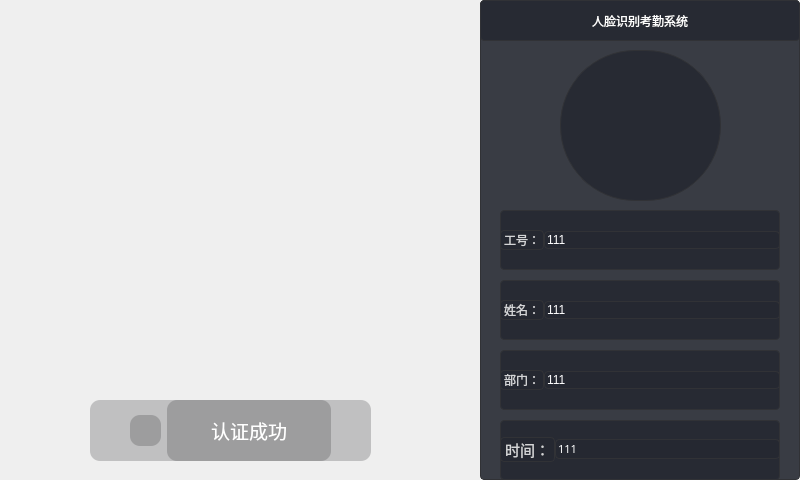
<?xml version="1.0" encoding="UTF-8"?>
<ui version="4.0">
 <class>FaceAttendannce</class>
 <widget class="QMainWindow" name="FaceAttendannce">
  <property name="geometry">
   <rect>
    <x>0</x>
    <y>0</y>
    <width>800</width>
    <height>480</height>
   </rect>
  </property>
  <property name="windowTitle">
   <string>FaceAttendannce</string>
  </property>
  <property name="styleSheet">
   <string notr="true"/>
  </property>
  <property name="animated">
   <bool>true</bool>
  </property>
  <widget class="QWidget" name="centralwidget">
   <widget class="QWidget" name="widget" native="true">
    <property name="geometry">
     <rect>
      <x>0</x>
      <y>0</y>
      <width>480</width>
      <height>480</height>
     </rect>
    </property>
    <property name="minimumSize">
     <size>
      <width>480</width>
      <height>480</height>
     </size>
    </property>
    <property name="maximumSize">
     <size>
      <width>480</width>
      <height>480</height>
     </size>
    </property>
    <property name="styleSheet">
     <string notr="true"/>
    </property>
    <widget class="QWidget" name="widgetLb" native="true">
     <property name="geometry">
      <rect>
       <x>90</x>
       <y>400</y>
       <width>281</width>
       <height>61</height>
      </rect>
     </property>
     <property name="styleSheet">
      <string notr="true">background-color: rgba(49, 50, 54,63);
border-radius :10px;</string>
     </property>
     <layout class="QGridLayout" name="gridLayout">
      <item row="0" column="1">
       <layout class="QHBoxLayout" name="horizontalLayout" stretch="1,5">
        <item>
         <widget class="QLabel" name="label">
          <property name="minimumSize">
           <size>
            <width>31</width>
            <height>31</height>
           </size>
          </property>
          <property name="maximumSize">
           <size>
            <width>31</width>
            <height>31</height>
           </size>
          </property>
          <property name="styleSheet">
           <string notr="true">border-image: url(:/yes.png);</string>
          </property>
          <property name="text">
           <string/>
          </property>
         </widget>
        </item>
        <item>
         <widget class="QLabel" name="label_2">
          <property name="font">
           <font>
            <family>微软雅黑</family>
            <pointsize>14</pointsize>
            <italic>false</italic>
            <bold>false</bold>
            <kerning>false</kerning>
           </font>
          </property>
          <property name="styleSheet">
           <string notr="true">font: 14pt &quot;微软雅黑&quot;;
background-color: rgba(49, 50, 54,63);
color: rgb(255, 255, 255);</string>
          </property>
          <property name="text">
           <string>认证成功</string>
          </property>
          <property name="alignment">
           <set>Qt::AlignCenter</set>
          </property>
         </widget>
        </item>
       </layout>
      </item>
      <item row="0" column="0">
       <spacer name="horizontalSpacer">
        <property name="orientation">
         <enum>Qt::Horizontal</enum>
        </property>
        <property name="sizeType">
         <enum>QSizePolicy::Fixed</enum>
        </property>
        <property name="sizeHint" stdset="0">
         <size>
          <width>40</width>
          <height>20</height>
         </size>
        </property>
       </spacer>
      </item>
      <item row="0" column="2">
       <spacer name="horizontalSpacer_2">
        <property name="orientation">
         <enum>Qt::Horizontal</enum>
        </property>
        <property name="sizeType">
         <enum>QSizePolicy::Fixed</enum>
        </property>
        <property name="sizeHint" stdset="0">
         <size>
          <width>40</width>
          <height>20</height>
         </size>
        </property>
       </spacer>
      </item>
     </layout>
    </widget>
    <widget class="QLabel" name="headpicLb">
     <property name="geometry">
      <rect>
       <x>100</x>
       <y>50</y>
       <width>266</width>
       <height>266</height>
      </rect>
     </property>
     <property name="minimumSize">
      <size>
       <width>266</width>
       <height>266</height>
      </size>
     </property>
     <property name="maximumSize">
      <size>
       <width>266</width>
       <height>266</height>
      </size>
     </property>
     <property name="styleSheet">
      <string notr="true">border-image: url(:/crc.png);</string>
     </property>
     <property name="text">
      <string/>
     </property>
    </widget>
    <widget class="QLabel" name="videoLb">
     <property name="geometry">
      <rect>
       <x>0</x>
       <y>0</y>
       <width>480</width>
       <height>480</height>
      </rect>
     </property>
     <property name="text">
      <string/>
     </property>
    </widget>
    <zorder>videoLb</zorder>
    <zorder>widgetLb</zorder>
    <zorder>headpicLb</zorder>
   </widget>
   <widget class="QWidget" name="widget_3" native="true">
    <property name="geometry">
     <rect>
      <x>480</x>
      <y>0</y>
      <width>320</width>
      <height>480</height>
     </rect>
    </property>
    <property name="minimumSize">
     <size>
      <width>320</width>
      <height>480</height>
     </size>
    </property>
    <property name="maximumSize">
     <size>
      <width>320</width>
      <height>480</height>
     </size>
    </property>
    <property name="styleSheet">
     <string notr="true">QWidget{
	border: 1px solid #313236;
	border-radius:4px;
	
	background-color: rgba(37, 40, 49,0.9);
}

QWidget#titleLb{
	
	font: 14pt &quot;微软雅黑&quot;;
	color: rgb(255, 255, 255);
}

QWidget#headLb{
	border-radius:75px;
}</string>
    </property>
    <widget class="QLabel" name="titleLb">
     <property name="geometry">
      <rect>
       <x>0</x>
       <y>0</y>
       <width>320</width>
       <height>41</height>
      </rect>
     </property>
     <property name="minimumSize">
      <size>
       <width>320</width>
       <height>0</height>
      </size>
     </property>
     <property name="text">
      <string>人脸识别考勤系统</string>
     </property>
     <property name="alignment">
      <set>Qt::AlignCenter</set>
     </property>
    </widget>
    <widget class="QLabel" name="headLb">
     <property name="geometry">
      <rect>
       <x>80</x>
       <y>50</y>
       <width>161</width>
       <height>151</height>
      </rect>
     </property>
     <property name="text">
      <string/>
     </property>
    </widget>
    <widget class="QWidget" name="widget_4" native="true">
     <property name="geometry">
      <rect>
       <x>20</x>
       <y>210</y>
       <width>280</width>
       <height>60</height>
      </rect>
     </property>
     <property name="minimumSize">
      <size>
       <width>280</width>
       <height>60</height>
      </size>
     </property>
     <property name="maximumSize">
      <size>
       <width>230</width>
       <height>50</height>
      </size>
     </property>
     <property name="styleSheet">
      <string notr="true">QWidget{
	border: 1px solid #313236;
	border-radius:4px;
	
	background-color: rgba(37, 40, 49,0.9);
}
</string>
     </property>
     <layout class="QGridLayout" name="gridLayout_2">
      <item row="0" column="0">
       <layout class="QHBoxLayout" name="horizontalLayout_2" stretch="1,10">
        <property name="spacing">
         <number>0</number>
        </property>
        <item>
         <widget class="QLabel" name="label_6">
          <property name="styleSheet">
           <string notr="true">font: 11pt &quot;微软雅黑&quot;;
color: rgba(255, 255, 255,0.8);</string>
          </property>
          <property name="text">
           <string>工号：</string>
          </property>
         </widget>
        </item>
        <item>
         <widget class="QLineEdit" name="numberEdit">
          <property name="enabled">
           <bool>false</bool>
          </property>
          <property name="styleSheet">
           <string notr="true">font: 11pt &quot;微软雅黑&quot;;
color: rgb(255, 255, 255);</string>
          </property>
          <property name="text">
           <string>111</string>
          </property>
         </widget>
        </item>
       </layout>
      </item>
     </layout>
    </widget>
    <widget class="QWidget" name="widget_5" native="true">
     <property name="geometry">
      <rect>
       <x>20</x>
       <y>280</y>
       <width>280</width>
       <height>60</height>
      </rect>
     </property>
     <property name="minimumSize">
      <size>
       <width>280</width>
       <height>60</height>
      </size>
     </property>
     <property name="maximumSize">
      <size>
       <width>230</width>
       <height>50</height>
      </size>
     </property>
     <property name="styleSheet">
      <string notr="true">QWidget{
	border: 1px solid #313236;
	border-radius:4px;
	
	background-color: rgba(37, 40, 49,0.9);
}
</string>
     </property>
     <layout class="QGridLayout" name="gridLayout_8">
      <item row="0" column="0">
       <layout class="QHBoxLayout" name="horizontalLayout_3" stretch="1,10">
        <property name="spacing">
         <number>0</number>
        </property>
        <item>
         <widget class="QLabel" name="label_7">
          <property name="styleSheet">
           <string notr="true">font: 11pt &quot;微软雅黑&quot;;
color: rgba(255, 255, 255,0.8);</string>
          </property>
          <property name="text">
           <string>姓名：</string>
          </property>
         </widget>
        </item>
        <item>
         <widget class="QLineEdit" name="nameEdit">
          <property name="enabled">
           <bool>false</bool>
          </property>
          <property name="styleSheet">
           <string notr="true">font: 11pt &quot;微软雅黑&quot;;
color: rgb(255, 255, 255);</string>
          </property>
          <property name="text">
           <string>111</string>
          </property>
         </widget>
        </item>
       </layout>
      </item>
     </layout>
    </widget>
    <widget class="QWidget" name="widget_6" native="true">
     <property name="geometry">
      <rect>
       <x>20</x>
       <y>350</y>
       <width>280</width>
       <height>60</height>
      </rect>
     </property>
     <property name="minimumSize">
      <size>
       <width>280</width>
       <height>60</height>
      </size>
     </property>
     <property name="maximumSize">
      <size>
       <width>230</width>
       <height>50</height>
      </size>
     </property>
     <property name="styleSheet">
      <string notr="true">QWidget{
	border: 1px solid #313236;
	border-radius:4px;
	
	background-color: rgba(37, 40, 49,0.9);
}
</string>
     </property>
     <layout class="QGridLayout" name="gridLayout_9">
      <item row="0" column="0">
       <layout class="QHBoxLayout" name="horizontalLayout_9" stretch="1,10">
        <property name="spacing">
         <number>0</number>
        </property>
        <item>
         <widget class="QLabel" name="label_18">
          <property name="styleSheet">
           <string notr="true">font: 11pt &quot;微软雅黑&quot;;
color: rgba(255, 255, 255,0.8);</string>
          </property>
          <property name="text">
           <string>部门：</string>
          </property>
         </widget>
        </item>
        <item>
         <widget class="QLineEdit" name="departmentEdit">
          <property name="enabled">
           <bool>false</bool>
          </property>
          <property name="styleSheet">
           <string notr="true">font: 11pt &quot;微软雅黑&quot;;
color: rgb(255, 255, 255);</string>
          </property>
          <property name="text">
           <string>111</string>
          </property>
         </widget>
        </item>
       </layout>
      </item>
     </layout>
    </widget>
    <widget class="QWidget" name="widget_7" native="true">
     <property name="geometry">
      <rect>
       <x>20</x>
       <y>420</y>
       <width>280</width>
       <height>60</height>
      </rect>
     </property>
     <property name="minimumSize">
      <size>
       <width>280</width>
       <height>60</height>
      </size>
     </property>
     <property name="maximumSize">
      <size>
       <width>230</width>
       <height>50</height>
      </size>
     </property>
     <property name="styleSheet">
      <string notr="true">QWidget{
	border: 1px solid #313236;
	border-radius:4px;
	
	background-color: rgba(37, 40, 49,0.9);
}
</string>
     </property>
     <layout class="QGridLayout" name="gridLayout_10">
      <item row="0" column="0">
       <layout class="QHBoxLayout" name="horizontalLayout_10" stretch="1,10">
        <property name="spacing">
         <number>0</number>
        </property>
        <item>
         <widget class="QLabel" name="label_19">
          <property name="font">
           <font>
            <family>微软雅黑</family>
            <pointsize>11</pointsize>
            <italic>false</italic>
            <bold>false</bold>
           </font>
          </property>
          <property name="styleSheet">
           <string notr="true">font: 11pt &quot;微软雅黑&quot;;
color: rgba(255, 255, 255,0.8);</string>
          </property>
          <property name="text">
           <string>时间：</string>
          </property>
         </widget>
        </item>
        <item>
         <widget class="QLineEdit" name="timeEdit">
          <property name="enabled">
           <bool>false</bool>
          </property>
          <property name="font">
           <font>
            <family>微软雅黑</family>
            <pointsize>8</pointsize>
            <italic>false</italic>
            <bold>false</bold>
           </font>
          </property>
          <property name="styleSheet">
           <string notr="true">font: 8pt &quot;微软雅黑&quot;;
color: rgb(255, 255, 255);</string>
          </property>
          <property name="text">
           <string>111</string>
          </property>
         </widget>
        </item>
       </layout>
      </item>
     </layout>
    </widget>
   </widget>
  </widget>
 </widget>
 <resources/>
 <connections/>
</ui>
